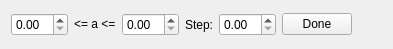
<?xml version="1.0" encoding="UTF-8"?>
<ui version="4.0">
 <class>Form</class>
 <widget class="QWidget" name="Form">
  <property name="geometry">
   <rect>
    <x>0</x>
    <y>0</y>
    <width>393</width>
    <height>49</height>
   </rect>
  </property>
  <property name="windowTitle">
   <string>Form</string>
  </property>
  <layout class="QHBoxLayout" name="horizontalLayout_2">
   <item>
    <layout class="QVBoxLayout" name="verticalLayout">
     <item>
      <layout class="QHBoxLayout" name="horizontalLayout99">
       <property name="sizeConstraint">
        <enum>QLayout::SetMinimumSize</enum>
       </property>
       <item>
        <widget class="QDoubleSpinBox" name="leftRange">
         <property name="singleStep">
          <double>0.100000000000000</double>
         </property>
        </widget>
       </item>
       <item>
        <widget class="QLabel" name="placeHolder">
         <property name="sizePolicy">
          <sizepolicy hsizetype="Minimum" vsizetype="Preferred">
           <horstretch>0</horstretch>
           <verstretch>0</verstretch>
          </sizepolicy>
         </property>
         <property name="text">
          <string>&lt;html&gt;&lt;head/&gt;&lt;body&gt;&lt;p&gt;&amp;lt;= a &amp;lt;=&lt;/p&gt;&lt;/body&gt;&lt;/html&gt;</string>
         </property>
        </widget>
       </item>
       <item>
        <widget class="QDoubleSpinBox" name="rightRange"/>
       </item>
       <item>
        <widget class="QLabel" name="stepLabel">
         <property name="text">
          <string>Step:</string>
         </property>
        </widget>
       </item>
       <item>
        <widget class="QDoubleSpinBox" name="stepValue"/>
       </item>
       <item>
        <widget class="QPushButton" name="confirmButton">
         <property name="minimumSize">
          <size>
           <width>50</width>
           <height>0</height>
          </size>
         </property>
         <property name="text">
          <string>Done</string>
         </property>
        </widget>
       </item>
       <item>
        <spacer name="horizontalSpacer">
         <property name="orientation">
          <enum>Qt::Horizontal</enum>
         </property>
         <property name="sizeHint" stdset="0">
          <size>
           <width>40</width>
           <height>20</height>
          </size>
         </property>
        </spacer>
       </item>
      </layout>
     </item>
    </layout>
   </item>
  </layout>
 </widget>
 <resources/>
 <connections/>
</ui>
